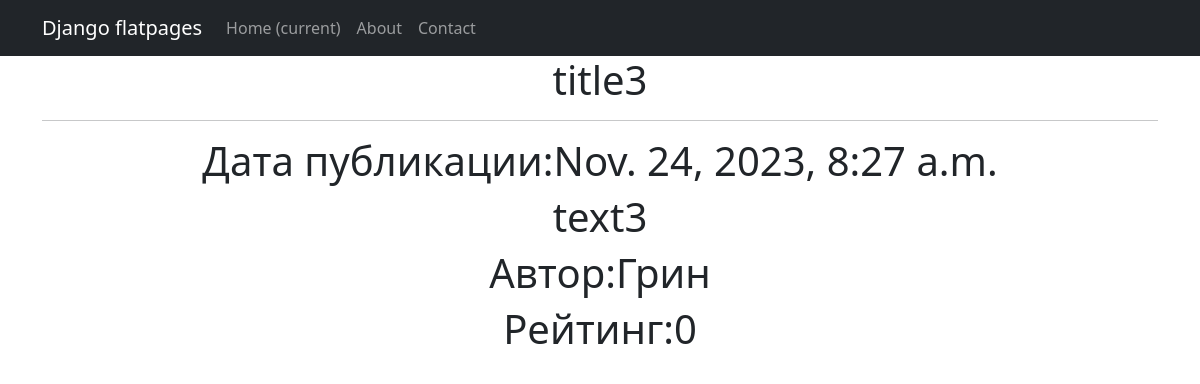
Page /posts/3 on the committed database.
### news/models.py (models this page shows, shortened)
class Post(models.Model):
    article = 'AR'
    news = 'NE'
    POSITIONS = [
        (article, 'Статья'),
        (news, 'Новость')
    ]
    author = models.ForeignKey(Author, on_delete = models.CASCADE)
    title = models.CharField(max_length=255)
    text = models.TextField()
    type = models.CharField(max_length=250, choices = POSITIONS)
    time = models.DateTimeField(auto_now_add = True)
    category = models.ManyToManyField(Category, through = 'PostCategory')
    rating = models.IntegerField(default=0)

class Author(models.Model):
    user = models.OneToOneField(User, on_delete = models.CASCADE)
    rating = models.IntegerField(default=0)

### news/views.py (the view)
# urls.py: path('<int:pk>', PostDetail.as_view()),
class PostDetail(DetailView):
    model = Post
    template_name = 'post.html'
    context_object_name = 'post'

### news/templatetags/custom_filters.py (called while the page is built)
@register.filter()
def censor(value):
    text = str(value)
    for word in SWEAR_WORDS:
        text = text.replace(word[1:], "*" * (len(word)-1))
    return text

### templates/post.html (shortened to what this page needs)
{% extends 'flatpages/default.html' %}
{% load custom_filters %}
{% block content %}
<h1>
    {{ post.title|censor }}
    <hr>
    <h1>Дата публикации:{{ post.time }}</h1>
    <h1>{{ post.text|censor }}</h1>
    <h1>Автор:{{ post.author.user.username }}</h1>
    <h1>Рейтинг:{{ post.rating }}</h1>
</h1>
{% endblock content %}

### rows in the picture
Post: title|censor "title3", time "Nov. 24, 2023, 8:27 a.m.", text|censor "text3", author.user.username "Грин", rating "0"
